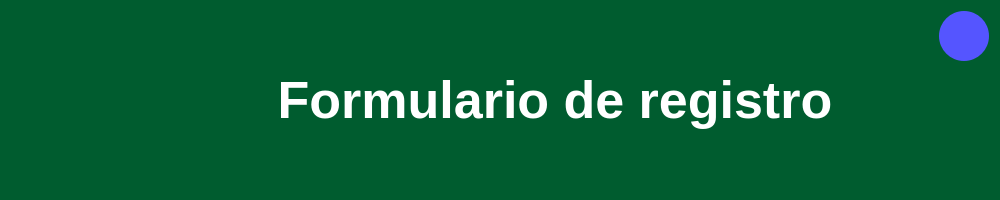
              <widget class="QFrame" name="mensaje_bienvenida">
               <property name="minimumSize">
                <size>
                 <width>1000</width>
                 <height>200</height>
                </size>
               </property>
               <property name="maximumSize">
                <size>
                 <width>16777215</width>
                 <height>100</height>
                </size>
               </property>
               <property name="font">
                <font>
                 <pointsize>1</pointsize>
                </font>
               </property>
               <property name="styleSheet">
                <string notr="true">QFrame{

	
	background-color: rgb(0, 92, 47);



}</string>
               </property>
               <property name="frameShape">
                <enum>QFrame::NoFrame</enum>
               </property>
               <property name="frameShadow">
                <enum>QFrame::Raised</enum>
               </property>
               <layout class="QHBoxLayout" name="horizontalLayout_2">
                <item>
                 <widget class="QLabel" name="foto_anadir_alumno">
                  <property name="sizePolicy">
                   <sizepolicy hsizetype="Preferred" vsizetype="Preferred">
                    <horstretch>0</horstretch>
                    <verstretch>0</verstretch>
                   </sizepolicy>
                  </property>
                  <property name="minimumSize">
                   <size>
                    <width>0</width>
                    <height>0</height>
                   </size>
                  </property>
                  <property name="maximumSize">
                   <size>
                    <width>160</width>
                    <height>140</height>
                   </size>
                  </property>
                  <property name="text">
                   <string/>
                  </property>
                  <property name="pixmap">
                   <pixmap>../../recursos_de_imagenes/registro_alumnos.png</pixmap>
                  </property>
                  <property name="scaledContents">
                   <bool>true</bool>
                  </property>
                 </widget>
                </item>
                <item alignment="Qt::AlignHCenter">
                 <widget class="QLabel" name="label_titulo_formulario">
                  <property name="sizePolicy">
                   <sizepolicy hsizetype="Preferred" vsizetype="Preferred">
                    <horstretch>0</horstretch>
                    <verstretch>0</verstretch>
                   </sizepolicy>
                  </property>
                  <property name="minimumSize">
                   <size>
                    <width>600</width>
                    <height>0</height>
                   </size>
                  </property>
                  <property name="font">
                   <font>
                    <family>Arial</family>
                    <pointsize>39</pointsize>
                    <weight>75</weight>
                    <bold>true</bold>
                   </font>
                  </property>
                  <property name="styleSheet">
                   <string notr="true">QLabel{

	color: rgb(255, 255, 255);


}</string>
                  </property>
                  <property name="text">
                   <string>Formulario de registro</string>
                  </property>
                  <property name="alignment">
                   <set>Qt::AlignCenter</set>
                  </property>
                  <property name="wordWrap">
                   <bool>true</bool>
                  </property>
                 </widget>
                </item>
                <item alignment="Qt::AlignTop">
                 <widget class="QPushButton" name="pushButton">
                  <property name="minimumSize">
                   <size>
                    <width>50</width>
                    <height>50</height>
                   </size>
                  </property>
                  <property name="maximumSize">
                   <size>
                    <width>50</width>
                    <height>50</height>
                   </size>
                  </property>
                  <property name="cursor">
                   <cursorShape>PointingHandCursor</cursorShape>
                  </property>
                  <property name="styleSheet">
                   <string notr="true">QPushButton{

	background-color: rgb(85, 85, 255);
	border-radius:25px;


}

QPushButton:hover{

	background-color:rgb(39, 39, 118);
	


}
</string>
                  </property>
                  <property name="text">
                   <string/>
                  </property>
                  <property name="icon">
                   <iconset>
                    <normaloff>../../recursos_de_imagenes/iconos_de_interfaz/signo_de_interrogacion.png</normaloff>../../recursos_de_imagenes/iconos_de_interfaz/signo_de_interrogacion.png</iconset>
                  </property>
                  <property name="iconSize">
                   <size>
                    <width>45</width>
                    <height>45</height>
                   </size>
                  </property>
                 </widget>
                </item>
               </layout>
              </widget>
